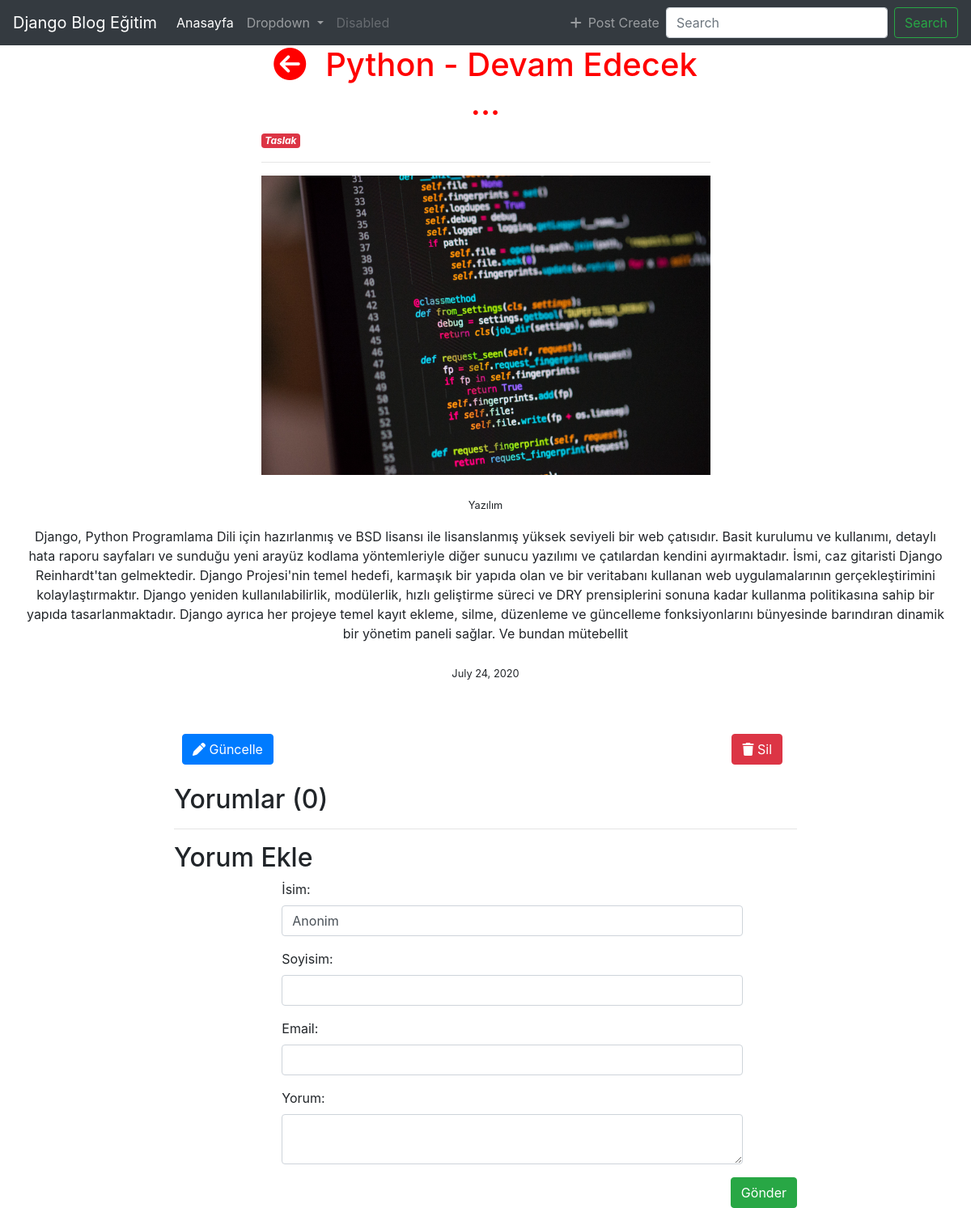
Screenshot of /detail/python-devam-edecek/ with the database file from the repository.
### blog/models.py (models this page shows, shortened)
class makale(models.Model):
    PUBLISH_CHOICE = (('hepsi', 'Hepsi'), ('yayin', 'Yayın'), ('taslak', 'Taslak'))
    title = models.CharField(max_length=50, verbose_name="Başlık giriniz :", help_text="Makalenizin başlığını yazınız.", blank=False, null=True)
    file = models.FileField(default='default/default.jpg', verbose_name='Medya Dosyası', upload_to=upload_to, null=True, help_text='Medya dosyanızı ekleyiniz.', blank=True)
    content = RichTextField(max_length=5000, verbose_name="İçerik giriniz :", help_text="Makalenizin içeriğini yazınız.", blank=False, null=True)
    created_date = models.DateField(auto_now_add=True)
    kategori = models.ManyToManyField(to=kategori,blank=True, null=True) #manytomany bağlantısı kurulacak ilişki
    yayin_tipi = models.CharField(choices=PUBLISH_CHOICE, max_length=6, default='yayin')
    slug = models.SlugField(null=True, unique=True, editable=False)
    unique_id = models.CharField(max_length=100, editable=False, null=True)
    def get_yayin_tipi(self):
        if self.yayin_tipi == 'yayin': #makalenin yayin tipi yayin ise
            return '<span class="badge badge-success">{0}</span>'.format(self.get_yayin_tipi_display()) #ilgili alana bunu
        return '<span class="badge badge-danger">{0}</span>'.format(self.get_yayin_tipi_display()) #değil ise bunu
    def get_file(self):
        if self.file:
            return self.file.url
        else:
            return '/media/default/default.jpg'
    def get_post_comment(self):
        return self.comment_set.all()

class kategori(models.Model):
    isim = models.CharField(max_length=30, verbose_name='Kategori İsimi :')
    class Meta:
        verbose_name_plural = 'Kategoriler'
    def __str__(self):
        return self.isim

### blog/views.py (the view)
# urls.py: url(r'^detail/(?P<slug>[-\w]+)/$', post_detail, name='detail'),
def post_detail(request, slug): #slug parametresini istedik
    form = CommentForm()
    article = get_object_or_404(makale, slug=slug) #article değişkenine makalenin sluglaştırılmış title'ını tutturduk
    return render(request, 'blog/post-detail.html', context={'makale': article, 'form': form}) #makale objesine article'i attık ve post-list.html'den argument olarak çektik

### blog/forms.py
class CommentForm(forms.ModelForm):
    class Meta:
        model = comment
        fields = ['isim', 'soyisim', 'email', 'yorum']
    def __init__(self, *args, **kwargs):
        super(CommentForm, self).__init__(*args, **kwargs)
        for field in self.fields:
            self.fields[field].widget.attrs = {'class': 'form-control'}

### templates/blog/post-detail.html (shortened to what this page needs)
{% extends 'base.html' %}
{% block content %}
<div class="row">
    <div class="col-lg-12">
        <div class="col-lg-6 offset-lg-3">
            <h1 class="text-center"><a href="{% url 'post-list' %}"><i class="fas fa-arrow-circle-left pr-4"></i></a>{{ makale.title }}</h1>
            <i>{{ makale.get_yayin_tipi|safe }}</i>
            <hr>
        </div>
        {% if makale.get_file %}
            <div class="col-lg-6 offset-lg-3">
                <img src="{{ makale.get_file }}" class="img-fluid max-width:100%" alt="">
            </div>
        {% endif %}
        <div class="col-lg-12">
            <p class="mt-4 text-center"><small>{{ makale.kategori.all|join:',' }}</small></p>
            <p class="text-center mt-2">{{ makale.content|safe }}</p>
        </div>
        <div class="col-lg-8 offset-lg-2">
            <p class="mt-4 text-center"><small>{{ makale.created_date }}</small></p>
            <br>
            <a class="float-left btn btn-primary mr-2 mt-4" href="{% url 'update' makale.slug %}"><i class="fas fa-pen"></i> Güncelle</a>
            <a class="float-right btn btn-danger mr-2 mt-4" href="{% url 'delete' makale.slug %}"><i class="fas fa-trash"></i> Sil</a>
        </div>
    </div>
</div>
<div class="row">
    <div class="col-lg-8 offset-lg-2">
        <h2 class="page-header mt-4">Yorumlar ({{ makale.get_post_comment|length }})</h2>
        <hr>
    </div>
</div>
<div class="row">
    <div class="col-lg-8 offset-lg-2">
        <h2 class="page-header">Yorum Ekle</h2>
        <form action="{% url 'comment_add' makale.slug %}" method="post">
            {% for field in form %}
                <div class="row">
                    <div class="col-lg-9 offset-lg-2">
                        <div class="form-group">
                            {{ field.label_tag}}
                            {{ field }}
                        </div>
                    </div>
                </div>
            {% endfor %}
            <div class="row">
                <div class="col-lg-12 d-flex justify-content-end">
                    <input type="submit" value="Gönder" class="btn btn-success ">
                </div>
            </div>
        </form>
    </div>
</div>
{% endblock %}

### static-root/css/base.css (style rules this page uses)
h1 { color: red; }
.fa-arrow-circle-left { color: red; }

### rows the page displays
makale: title "Python - Devam Edecek ...", get_yayin_tipi "Taslak", get_file (placeholder picture), kategori.all "Yazılım", content "Django, Python Programlama Dili için hazırlanmış ve BSD lisansı ile lisanslanmış yüksek seviyeli bir web çatısıdır. Basit kurulumu ve kullanımı, detaylı hata raporu sayfaları ve sunduğu yeni arayüz kodlama yöntemleriyle diğer sunucu yazılımı ve çatılardan kendini ayırmaktadır. İsmi, caz gitaristi Django Reinhardt'tan gelmektedir. Django Projesi'nin temel hedefi, karmaşık bir yapıda olan ve bir veritabanı kullanan web uygulamalarının gerçekleştirimini kolaylaştırmaktır. Django yeniden kullanılabilirlik, modülerlik, hızlı geliştirme süreci ve DRY prensiplerini sonuna kadar kullanma politikasına sahip bir yapıda tasarlanmaktadır. Django ayrıca her projeye temel kayıt ekleme, silme, düzenleme…", created_date "July 24, 2020", get_post_comment|length "0"

### other values shown
{{ field.label_tag }} "İsim:" "Soyisim:" "Email:" "Yorum:"
